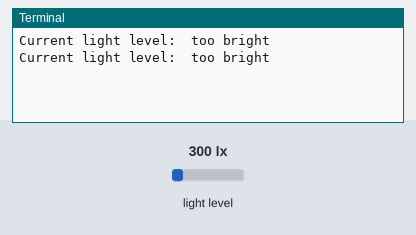
A program run on a simulated Raspberry Pi (BCM pin numbers). On the bench: the last lines printed to the terminal. Inputs (shaded band) come from the test bench; at power-on: light level 300 lx.

Above: at 1.2 s.
1.3 s: light level set to 40 lx
At 2.8 s:
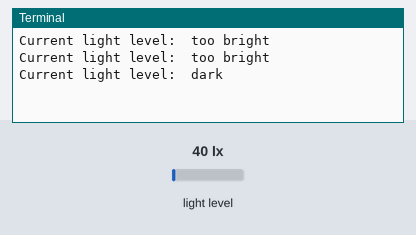
3.5 s: light level set to 0 lx
At 4.8 s:
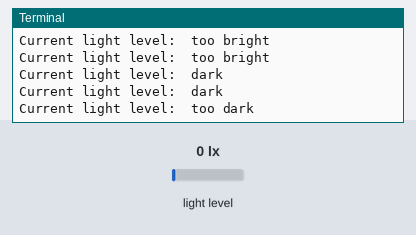
5.5 s: light level set to 70 lx
At 6.8 s:
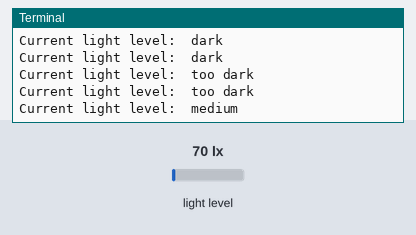

Measured:
- after the input at 1.3 s, the terminal: prints a new line after 0.71 s (image 1)
- after the input at 3.5 s, the terminal: prints a new line after 0.52 s (image 2)
- after the input at 5.5 s, the terminal: prints a new line after 0.53 s (image 3)

The program:

light_sensor_i2c.py
```python
import smbus
import time
bus = smbus.SMBus(1)
DEVICE     = 0x23 # Default device I2C address

POWER_DOWN = 0x00 # No active state
POWER_ON   = 0x01 # Power on
RESET      = 0x07 # Reset data register value
# Start measurement at 1lx resolution. Time typically 120ms
# Device is automatically set to Power Down after measurement.
ONE_TIME_HIGH_RES_MODE_1 = 0x20
def convertToNumber(data):
  # Simple function to convert 2 bytes of data
  # into a decimal number. Optional parameter 'decimals'
  # will round to specified number of decimal places.
  result=(data[1] + (256 * data[0])) / 1.2
  return (result)

def readLight(addr = DEVICE):
    data = bus.read_i2c_block_data(addr,ONE_TIME_HIGH_RES_MODE_1)
    lightLevel = convertToNumber(data)
    if lightLevel < 20:
          return "too dark"
    elif (lightLevel < 50):
        return "dark"
    elif (lightLevel < 80):
        return "medium"
    elif (lightLevel < 110):
        return "bright"
    else:
        return "too bright"
try:
    while True:
        lightLevel = readLight()
        print("Current light level: ",lightLevel)
        time.sleep(1)
except KeyboardInterrupt:
    pass
```
